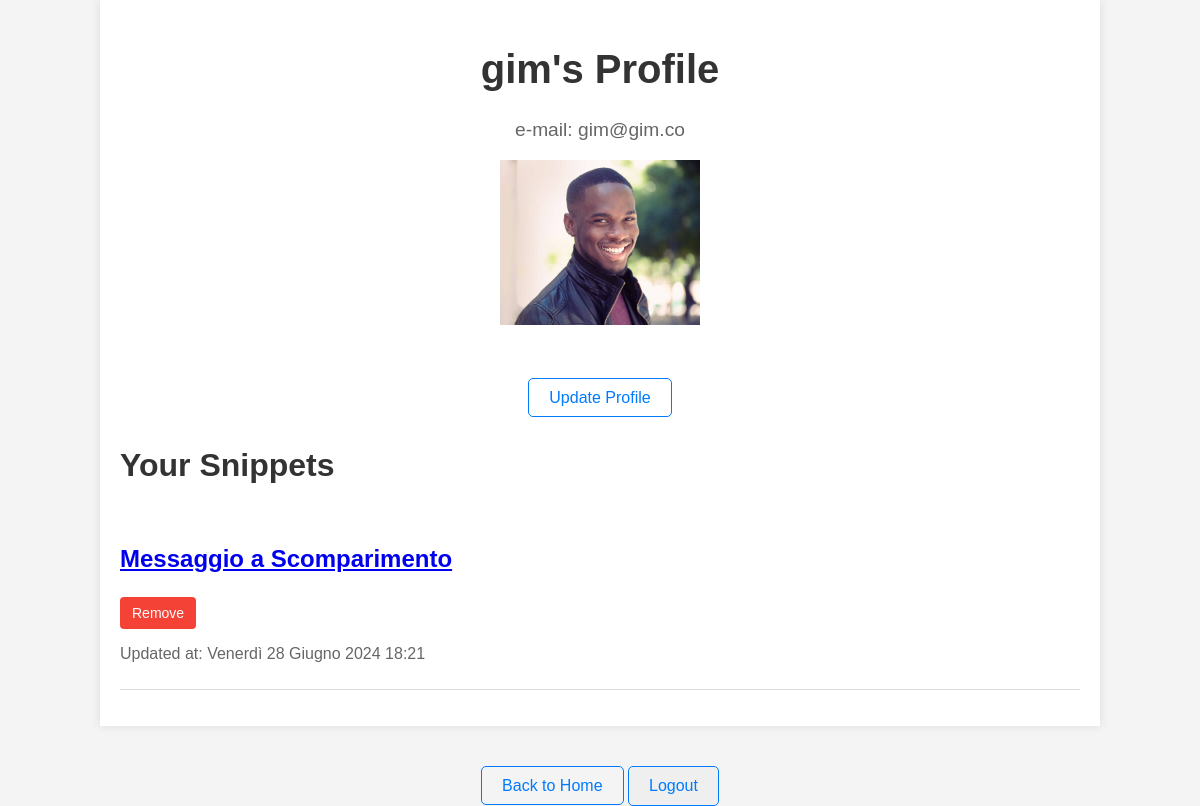
/accounts/profile/ (signed in), run on the app's committed database.
### users/models.py (models this page shows, shortened)
class Profile(models.Model):
    user = models.OneToOneField(User, on_delete=models.CASCADE)
    image = models.ImageField(upload_to='profile_images', null=True, blank=True, default='default.jpg')

### snippets/models.py (models this page shows, shortened)
class Snippet(models.Model):
    title = models.CharField(max_length=255)
    language = models.ForeignKey(Language, related_name='snippets', on_delete=models.CASCADE)
    author = models.ForeignKey(User, related_name='snippets', on_delete=models.CASCADE)
    description = models.TextField()
    description_html = models.TextField(editable=False)
    code = models.TextField()
    highlighted_code = models.TextField(editable=False)
    pub_date = models.DateTimeField(default=timezone.now, editable=False)
    update_date = models.DateTimeField(default=timezone.now, editable=False)
    objects = managers.SnippetManager()
    tags = models.CharField(max_length=255, default='')
    class Meta:
        ordering = ['-pub_date']

### users/views/profile.py (the view)
# urls.py: path('profile/', profile_view, name='profile'),
@login_required
def profile_view(request):
    user = request.user
    if user.groups.filter(name='Moderator').exists():
        snippets = Snippet.objects.all().order_by('author__username')  # Order by author's username
        return render(request, 'users/templates/profile/moderator_profile.html', {'user': user, 'snippets': snippets})
    else:
        snippets = Snippet.objects.filter(author=user)
        return render(request, 'users/templates/profile/normal_profile.html', {'user': user, 'snippets': snippets})

### users/templates/profile/normal_profile.html (shortened to what this page needs)
{% extends "tatum24/templates/base.html" %}
{% load static %}
{% block css %}
    <link rel="stylesheet" href="{% static 'css/profile.css' %}">
{% endblock %}
{% block content %}
    <div class="container">
        <header>
            <h1>{{ user.username }}'s Profile</h1>
            <p>e-mail: {{ user.email }}</p>
            {% if user.profile.image %}
                <img src="{{ user.profile.image.url }}" alt="Profile Image" class="profile-image">
            {% else %}
                <p>No profile image uploaded.</p>
            {% endif %}
            <footer>
            <a href="{% url 'profile_update' %}" class="btn btn-secondary">Update Profile</a>
            </footer>
        </header>
        <main>
            <h2>Your Snippets</h2>
            {% if snippets %}
                <ul class="snippet-list">
                    {% for snippet in snippets %}
                        <li>
                            <h3><a href="{% url 'snippet_detail' snippet.pk %}">{{ snippet.title }}</a></h3>
                            {% if user.is_authenticated and snippet.author == user %}
                                <form action="{% url 'snippet_remove' snippet.pk %}" method="post"
                                      class="confirm-delete">
                                    <button type="button" class="remove-button"
                                            onclick="confirmDelete('{{ snippet.pk }}')">Remove
                                    </button>
                                </form>
                            {% endif %}
                            <p class="meta">Updated at: {{ snippet.update_date }}</p>
                        </li>
                    {% endfor %}
                </ul>
            {% else %}
                <p>You haven't added any snippets yet.</p>
            {% endif %}
        </main>
    </div>
    <footer>
        <a href="{% url 'home' %}" class="btn">Back to Home</a>
        <form action="{% url 'logout' %}" method="post" style="display: inline;">
            <button type="submit" class="btn btn-secondary">Logout</button>
        </form>
    </footer>
{% endblock %}

### static/css/profile.css (style rules this page uses)
body { font-family: Arial, sans-serif; margin: 0; padding: 0; background-color: #f4f4f4; color: #333; }
.container { width: 80%; max-width: 1200px; margin: 0 auto; padding: 20px; background-color: #fff; box-shadow: 0 0 10px rgba(0, 0, 0, 0.1); }
header { text-align: center; margin-bottom: 40px; }
header h1 { font-size: 2.5rem; color: #333; }
header p { font-size: 1.2rem; color: #666; }
main { margin-top: 20px; }
h2 { font-size: 2rem; color: #333; }
.snippet-list { list-style-type: none; padding: 0; }
.snippet-list li { border-bottom: 1px solid #ddd; padding: 10px 0; }
.snippet-list h3 { font-size: 1.5rem; color: #007bff; }
.snippet-list p { font-size: 1rem; color: #666; }
.meta { font-size: 0.9rem; color: #999; }
footer { text-align: center; margin-top: 40px; }
footer .btn { text-decoration: none; color: #007bff; font-size: 1rem; border: 1px solid #007bff; padding: 10px 20px; border-radius: 5px; transition: background-color 0.3s ease; }

### users/templates/profile/normal_profile.html (style rules this page uses)
.remove-button { background-color: #f44336; color: white; border: none; padding: 8px 12px; text-align: center; text-decoration: none; display: inline-block; font-size: 14px; cursor: pointer; border-radius: 4px; transition: background-color 0.3s; }
.profile-image { max-width: 200px; height: auto; margin-bottom: 20px; }

### data on the page
Snippet: title "Messaggio a Scomparimento", update_date "Venerdì 28 Giugno 2024 18:21"

### other printed values
{{ user.username }} "gim"
{{ user.email }} "gim@gim.co"
